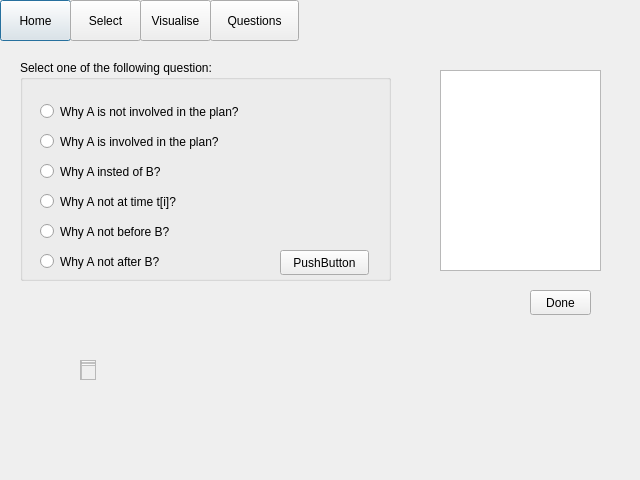
<?xml version="1.0" encoding="UTF-8"?>
<ui version="4.0">
 <class>Questions</class>
 <widget class="QDialog" name="Questions">
  <property name="geometry">
   <rect>
    <x>0</x>
    <y>0</y>
    <width>640</width>
    <height>480</height>
   </rect>
  </property>
  <property name="windowTitle">
   <string>Dialog</string>
  </property>
  <widget class="QPushButton" name="homeButton">
   <property name="geometry">
    <rect>
     <x>0</x>
     <y>0</y>
     <width>71</width>
     <height>41</height>
    </rect>
   </property>
   <property name="text">
    <string>Home</string>
   </property>
  </widget>
  <widget class="QPushButton" name="selectButton">
   <property name="geometry">
    <rect>
     <x>70</x>
     <y>0</y>
     <width>71</width>
     <height>41</height>
    </rect>
   </property>
   <property name="text">
    <string>Select</string>
   </property>
  </widget>
  <widget class="QPushButton" name="visualiseButton">
   <property name="geometry">
    <rect>
     <x>140</x>
     <y>0</y>
     <width>71</width>
     <height>41</height>
    </rect>
   </property>
   <property name="text">
    <string>Visualise</string>
   </property>
  </widget>
  <widget class="QPushButton" name="questionsButton">
   <property name="geometry">
    <rect>
     <x>210</x>
     <y>0</y>
     <width>89</width>
     <height>41</height>
    </rect>
   </property>
   <property name="text">
    <string>Questions</string>
   </property>
  </widget>
  <widget class="QGroupBox" name="groupBox">
   <property name="geometry">
    <rect>
     <x>20</x>
     <y>60</y>
     <width>371</width>
     <height>221</height>
    </rect>
   </property>
   <property name="title">
    <string>Select one of the following question:</string>
   </property>
   <widget class="QRadioButton" name="addOption">
    <property name="geometry">
     <rect>
      <x>20</x>
      <y>40</y>
      <width>471</width>
      <height>23</height>
     </rect>
    </property>
    <property name="text">
     <string>Why A is not involved in the plan?</string>
    </property>
   </widget>
   <widget class="QRadioButton" name="removeOption">
    <property name="geometry">
     <rect>
      <x>20</x>
      <y>70</y>
      <width>481</width>
      <height>23</height>
     </rect>
    </property>
    <property name="text">
     <string>Why A is involved in the plan?</string>
    </property>
   </widget>
   <widget class="QRadioButton" name="replaceOption">
    <property name="geometry">
     <rect>
      <x>20</x>
      <y>100</y>
      <width>491</width>
      <height>23</height>
     </rect>
    </property>
    <property name="text">
     <string>Why A insted of B? </string>
    </property>
   </widget>
   <widget class="QRadioButton" name="windowOption">
    <property name="geometry">
     <rect>
      <x>20</x>
      <y>130</y>
      <width>461</width>
      <height>23</height>
     </rect>
    </property>
    <property name="text">
     <string>Why A not at time t[i]?</string>
    </property>
   </widget>
   <widget class="QRadioButton" name="actionOption">
    <property name="geometry">
     <rect>
      <x>20</x>
      <y>160</y>
      <width>501</width>
      <height>23</height>
     </rect>
    </property>
    <property name="text">
     <string>Why A not before B?</string>
    </property>
   </widget>
   <widget class="QRadioButton" name="actionOption2">
    <property name="geometry">
     <rect>
      <x>20</x>
      <y>190</y>
      <width>221</width>
      <height>23</height>
     </rect>
    </property>
    <property name="text">
     <string>Why A not after B?</string>
    </property>
   </widget>
   <widget class="QPushButton" name="choiceButton">
    <property name="geometry">
     <rect>
      <x>260</x>
      <y>190</y>
      <width>89</width>
      <height>25</height>
     </rect>
    </property>
    <property name="text">
     <string>PushButton</string>
    </property>
   </widget>
  </widget>
  <widget class="QLabel" name="question_label">
   <property name="geometry">
    <rect>
     <x>60</x>
     <y>340</y>
     <width>41</width>
     <height>17</height>
    </rect>
   </property>
   <property name="text">
    <string/>
   </property>
  </widget>
  <widget class="QPlainTextEdit" name="planArea">
   <property name="geometry">
    <rect>
     <x>80</x>
     <y>360</y>
     <width>16</width>
     <height>20</height>
    </rect>
   </property>
  </widget>
  <widget class="QLabel" name="question_label1">
   <property name="geometry">
    <rect>
     <x>150</x>
     <y>340</y>
     <width>341</width>
     <height>17</height>
    </rect>
   </property>
   <property name="text">
    <string/>
   </property>
  </widget>
  <widget class="QListWidget" name="list">
   <property name="geometry">
    <rect>
     <x>440</x>
     <y>70</y>
     <width>161</width>
     <height>201</height>
    </rect>
   </property>
  </widget>
  <widget class="QPushButton" name="doneButton">
   <property name="geometry">
    <rect>
     <x>530</x>
     <y>290</y>
     <width>61</width>
     <height>25</height>
    </rect>
   </property>
   <property name="text">
    <string>Done</string>
   </property>
  </widget>
 </widget>
 <resources/>
 <connections/>
</ui>
